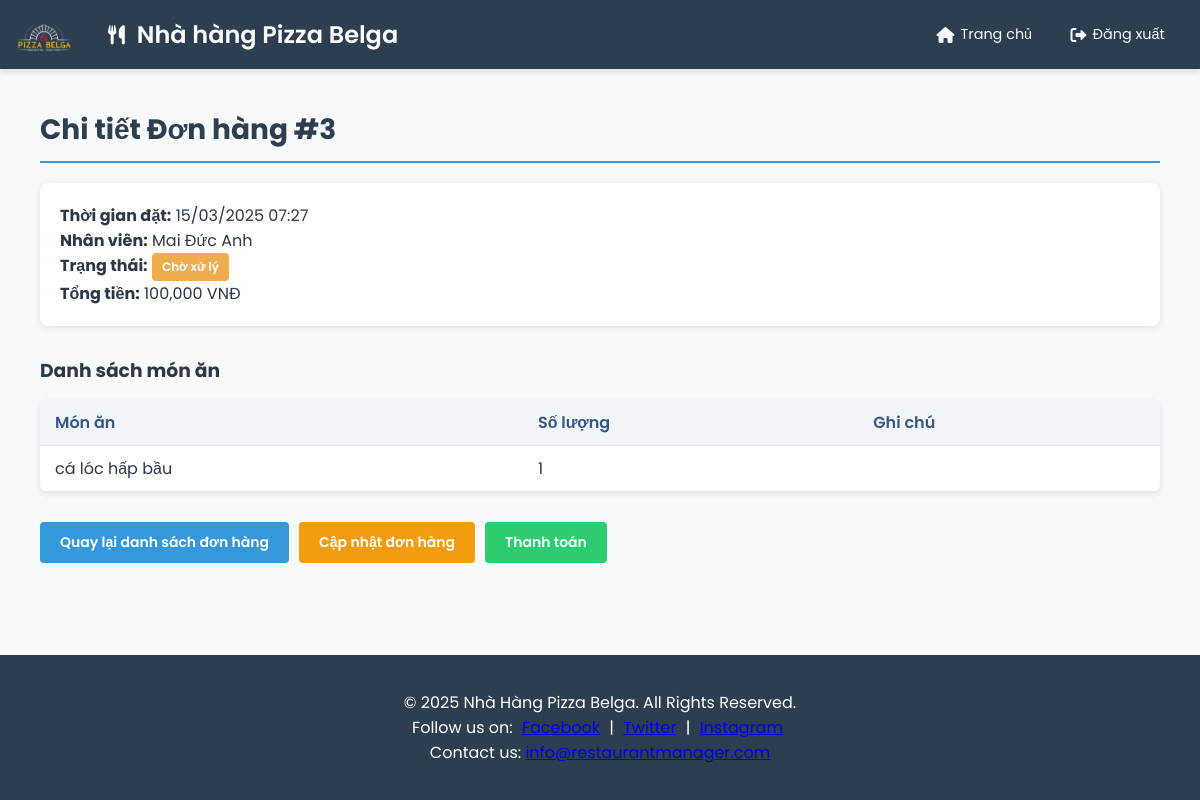
The page /orders/3 on the database as committed earlier.
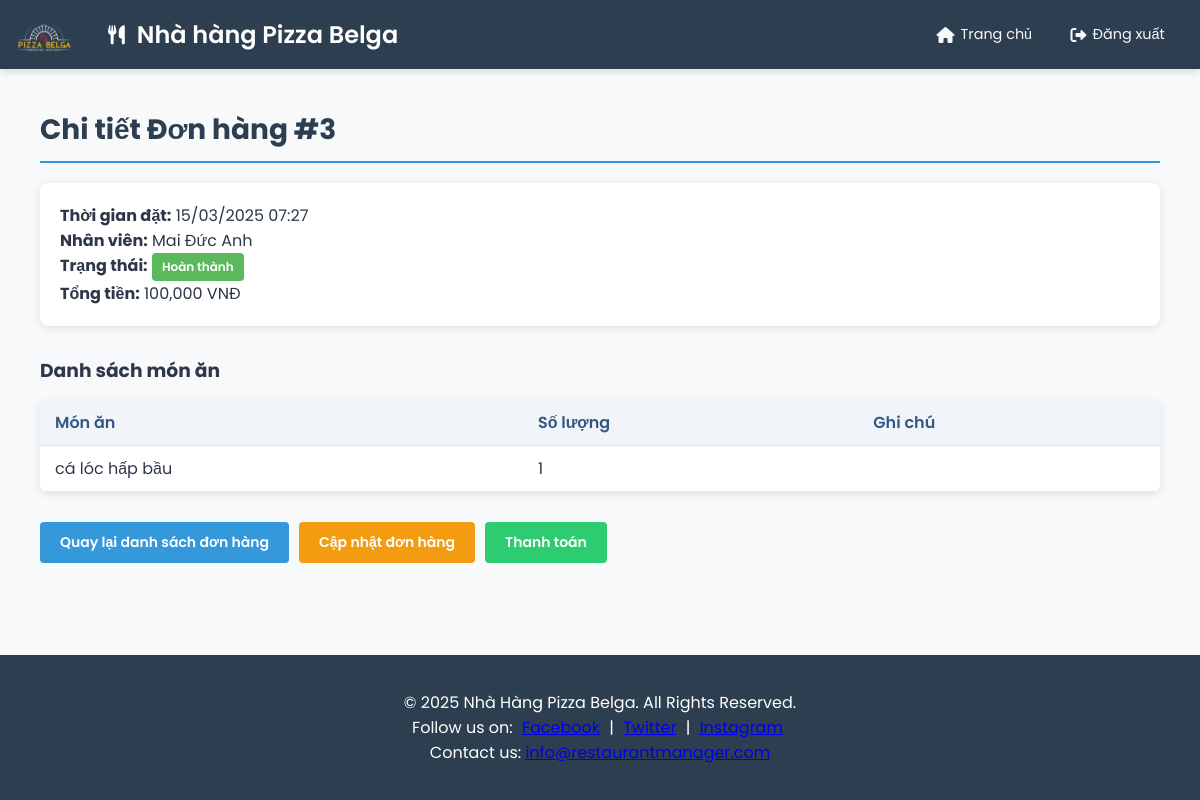
The same page on the database as committed later.
### routes/orders.py (the view)
@orders_bp.route('/<int:order_id>')
def view_order(order_id):
    order = Order.query.get_or_404(order_id)
    return render_template('order_detail.html', order=order)

### app.py (called while the page is built)
@app.before_request
def log_request_info():
    logging.info(f"Request: {request.method} {request.path}")
    logging.info(f"Headers: {request.headers}")
    logging.info(f"Body: {request.get_data()}")

@app.after_request
def log_response_info(response):
    logging.info(f"Response status: {response.status}")
    return response

### templates/order_detail.html (shortened to what this page needs)
{% extends "layout.html" %}
{% block content %}
<div class="order-detail-container" style="max-width: 1200px; margin: 0 auto; padding: 20px;">
    <h2 class="page-title" style="margin-bottom: 20px;">Chi tiết Đơn hàng #{{ order.id }}</h2>
    <div class="order-info" style="background-color: #fff; padding: 20px; border-radius: 8px; box-shadow: 0 2px 8px rgba(0,0,0,0.1); margin-bottom: 30px;">
        <p><strong>Thời gian đặt:</strong> {{ order.order_time.strftime('%d/%m/%Y %H:%M') }}</p>
        <p>
            <strong>Nhân viên:</strong>
            {% if order.waiter %}
                {{ order.waiter.full_name }}
            {% else %}
                Không có thông tin
            {% endif %}
        </p>
        <p>
            <strong>Trạng thái:</strong>
            <span class="status-badge status-{{ order.status }}" style="padding: 5px 10px; border-radius: 4px; background-color: {% if order.status == 'pending' %}#f0ad4e{% elif order.status == 'processing' %}#5bc0de{% elif order.status == 'completed' %}#5cb85c{% elif order.status == 'cancelled' %}#d9534f{% else %}#ccc{% endif %}; color: #fff;">
                {% if order.status == 'pending' %}Chờ xử lý{% elif order.status == 'processing' %}Đang chuẩn bị{% elif order.status == 'completed' %}Hoàn thành{% elif order.status == 'cancelled' %}Đã hủy{% else %}{{ order.status }}{% endif %}
            </span>
        </p>
        <p><strong>Tổng tiền:</strong> {{ "{:,.0f}".format(order.total_amount) }} VNĐ</p>
    </div>
    <h3 style="margin-bottom: 15px;">Danh sách món ăn</h3>
    {% if order.order_items %}
    <table class="order-items-table" style="width: 100%; border-collapse: collapse; background-color: #fff; border-radius: 8px; overflow: hidden; box-shadow: 0 2px 8px rgba(0,0,0,0.1); margin-bottom: 30px;">
        <thead style="background-color: #f8f9fa;">
            <tr>
                <th style="padding: 10px 15px; text-align: left;">Món ăn</th>
                <th style="padding: 10px 15px; text-align: left;">Số lượng</th>
                <th style="padding: 10px 15px; text-align: left;">Ghi chú</th>
            </tr>
        </thead>
        <tbody>
            {% for item in order.order_items %}
            <tr style="border-bottom: 1px solid #eee;">
                <td style="padding: 10px 15px;">{{ item.menu_item.name }}</td>
                <td style="padding: 10px 15px;">{{ item.quantity }}</td>
                <td style="padding: 10px 15px;">{{ item.note }}</td>
            </tr>
            {% endfor %}
        </tbody>
    </table>
    {% else %}
    <p style="background-color: #fff; padding: 15px; border-radius: 8px; box-shadow: 0 2px 8px rgba(0,0,0,0.1);">Không có món ăn nào được thêm vào.</p>
    {% endif %}
    <div style="display: flex; gap: 10px;">
        <a href="{{ url_for('orders.list_orders') }}" class="btn btn-back" style="padding: 10px 20px; background-color: #3498db; color: #fff; border-radius: 4px; text-decoration: none; transition: background-color 0.3s;">Quay lại danh sách đơn hàng</a>
        <a href="{{ url_for('orders.update_order_status', order_id=order.id) }}" class="btn btn-update" style="padding: 10px 20px; background-color: #f39c12; color: #fff; border-radius: 4px; text-decoration: none; transition: background-color 0.3s;">Cập nhật đơn hàng</a>
        <a href="{{ url_for('payment.create_payment', order_id=order.id) }}" class="btn btn-payment" style="padding: 10px 20px; background-color: #2ecc71; color: #fff; border-radius: 4px; text-decoration: none; transition: background-color 0.3s;">Thanh toán</a>
    </div>
</div>
{% endblock %}

Rows that differ between the two databases and show on the page:
changed Order id 3: status "pending" → "completed" (drawn)
Other text that changed with them:
text no longer shown: "Chờ xử lý"
text now shown: "Hoàn thành"
